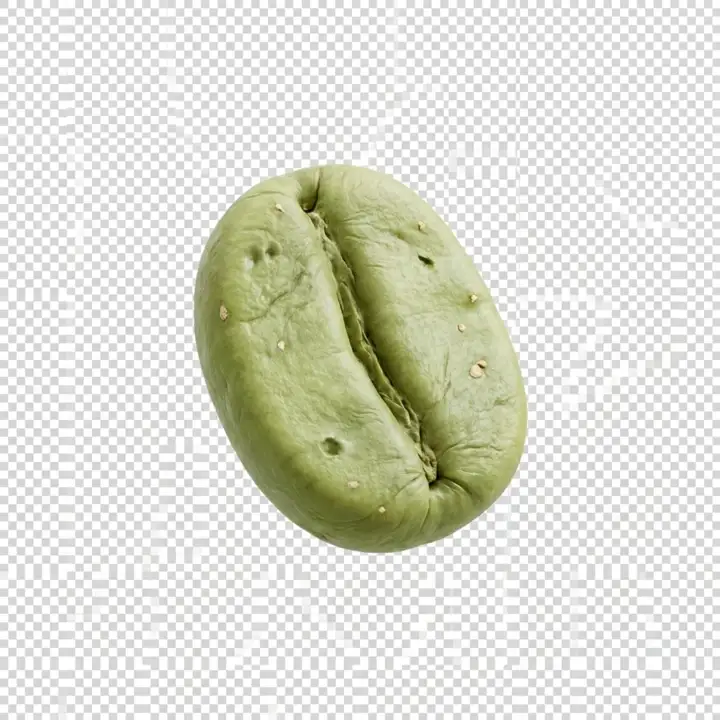
#> input picture assets/coffee_animation_hd.webp, 720 x 720 px
$ python -i bean-video-to-webp.py   (imports and definitions only)
#> lines starting #> are read from the running program, lines starting #| are printed output that depends on the picture
#> further down, picture is the input picture: PIL image 720x720 RGBA; mean R, G, B, A 220.5, 221.5, 211.1, 255
#!/usr/bin/env python3
"""
Convert a bean-roast video into transparent WebP frames for Shopify scroll animation.

Usage:
  python3 scripts/bean-video-to-webp.py path/to/video.mp4 --out theme/assets

Output: bean_001.webp, bean_002.webp, ... plus frames-report.json
"""

from __future__ import annotations

import argparse
import json
import shutil
import subprocess
import sys
from pathlib import Path

try:
    from PIL import Image, ImageEnhance, ImageFilter
except ImportError:
    print("Install Pillow: pip install Pillow", file=sys.stderr)
    sys.exit(1)


def run(cmd: list[str]) -> None:
    subprocess.run(cmd, check=True)


# [44 lines left out: functions key_out, scrub_bg_fringe, not called in this run]


def sharpen_bean(im: Image.Image) -> Image.Image:
    """Crisp edges after upscale for retina / large displays."""
    return im.filter(ImageFilter.UnsharpMask(radius=1.1, percent=150, threshold=2))


# [4 lines left out: function upscale_bean, not called in this run]


def boost_bean(im: Image.Image, saturation: float = 1.38, contrast: float = 1.18, brightness: float = 0.94) -> Image.Image:
    """Boost bean color intensity while preserving transparency."""
#> called with saturation = 1.38, contrast = 1.18, brightness = 0.94
    rgba = im.convert("RGBA")
    alpha = rgba.split()[3]
#> alpha: PIL image 720x720 L; every value is 255
    rgb = Image.new("RGB", rgba.size, (0, 0, 0))
#> rgb: PIL image 720x720 RGB; every value is 0
    rgb.paste(rgba, mask=alpha)
    rgb = ImageEnhance.Color(rgb).enhance(saturation)
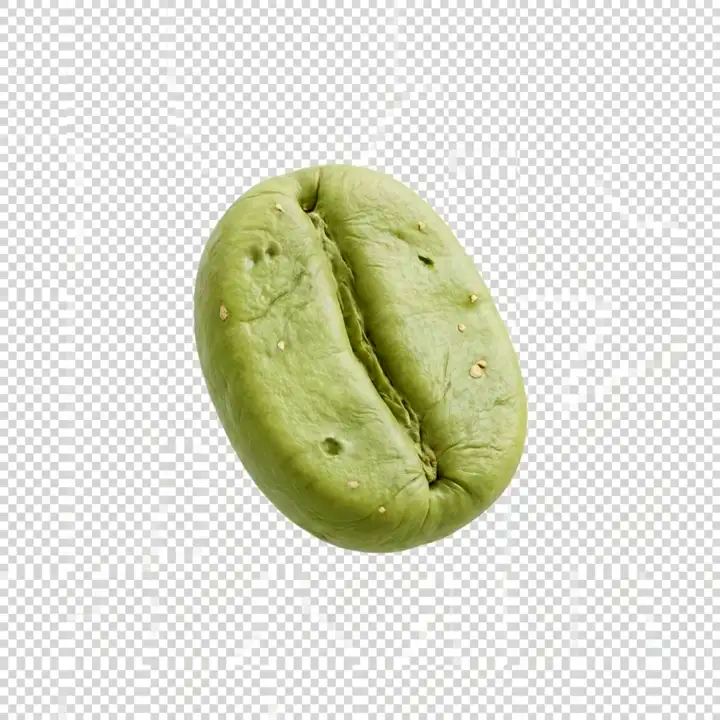
#> rgb: PIL image 720x720 RGB; mean R, G, B 220.6, 222, 207.6
    rgb = ImageEnhance.Contrast(rgb).enhance(contrast)
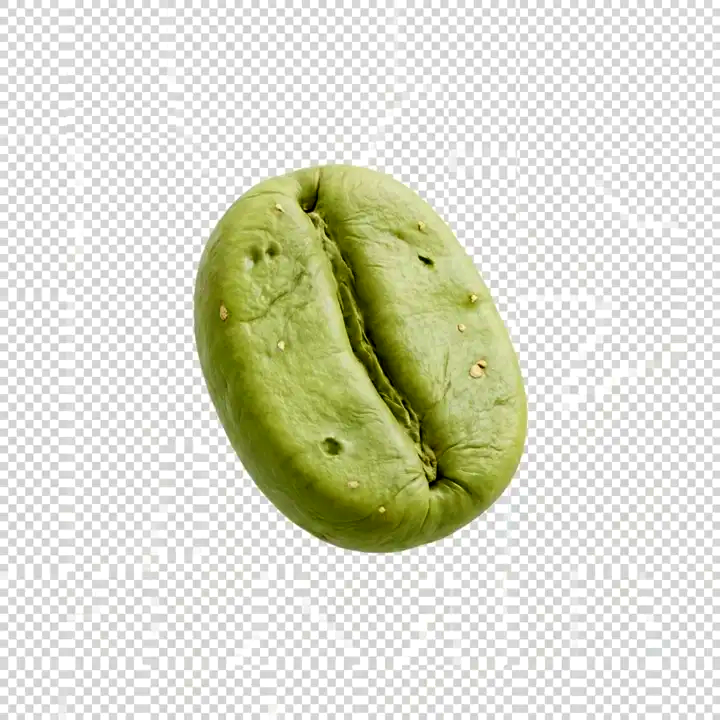
#> rgb: PIL image 720x720 RGB; mean R, G, B 218.9, 220.6, 204.2
    rgb = ImageEnhance.Brightness(rgb).enhance(brightness)
    out = Image.new("RGBA", rgba.size)
#> out: PIL image 720x720 RGBA; every value is 0
    out.paste(rgb, (0, 0))
    out.putalpha(alpha)
    return out


# [22 lines left out: function opaque_bbox, not called in this run]


def frame_signature(im: Image.Image, size: int = 32) -> list[int]:
    thumb = im.convert("L").resize((size, size), Image.LANCZOS)
    return list(thumb.getdata())


# [4 lines left out: function signature_diff, not called in this run]


def is_near_duplicate(a: list[int], b: list[int], tol: float = 0.85) -> bool:
    """True only for near-identical consecutive frames (not slow animation steps)."""
    return signature_diff(a, b) < tol


# [294 lines left out: functions content_bottom_ratio, detect_bean_roast_end, detect_pour_skip_frames, detect_pour_start, trim_duplicate_start, process_frame and 1 more, not called in this run]


# [2 lines not run here, left out]

>>> from PIL import Image
>>> picture = Image.open('../assets/coffee_animation_hd.webp')
>>> result = boost_bean(picture)
